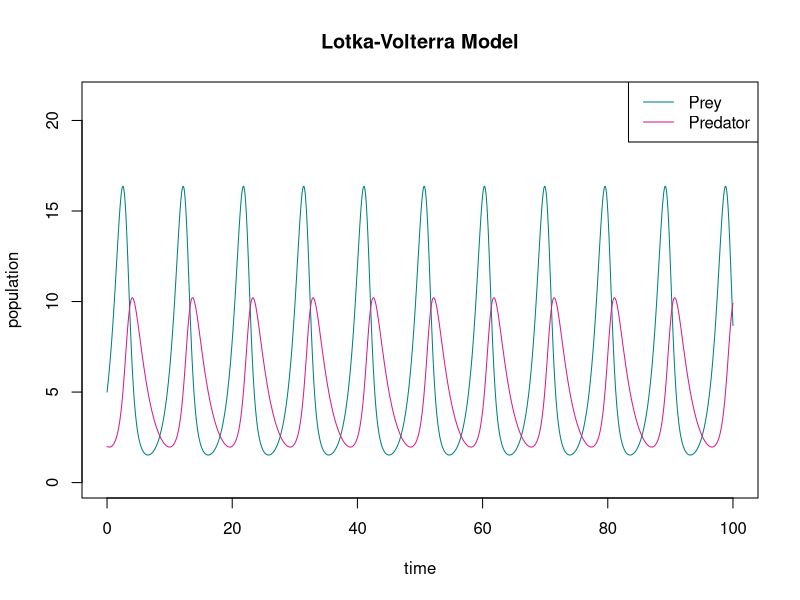
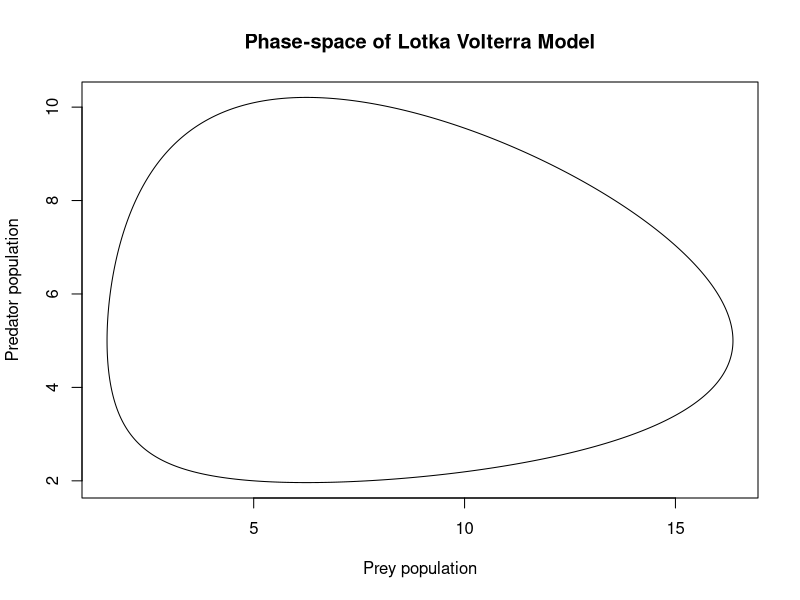
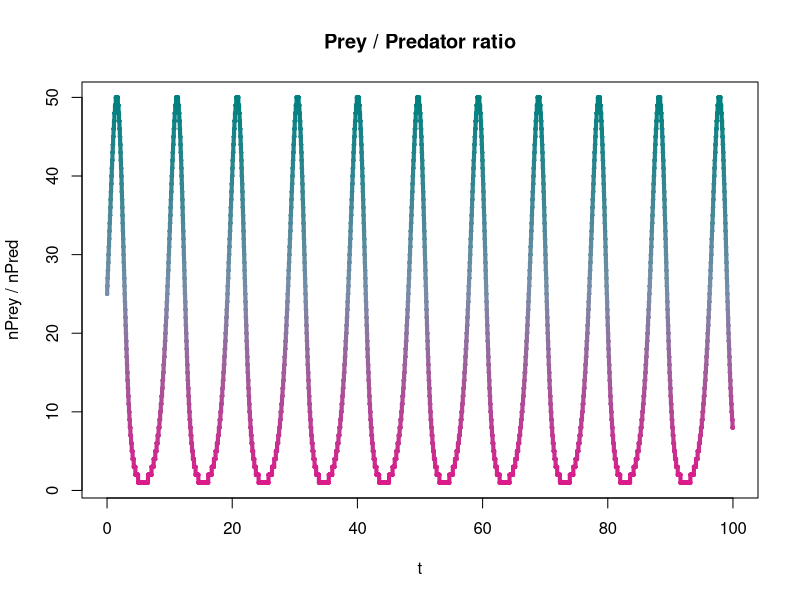
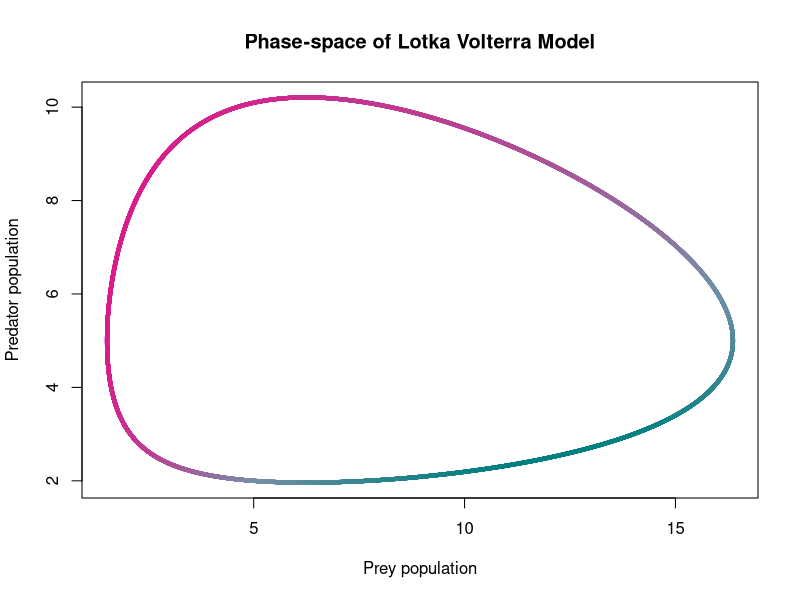
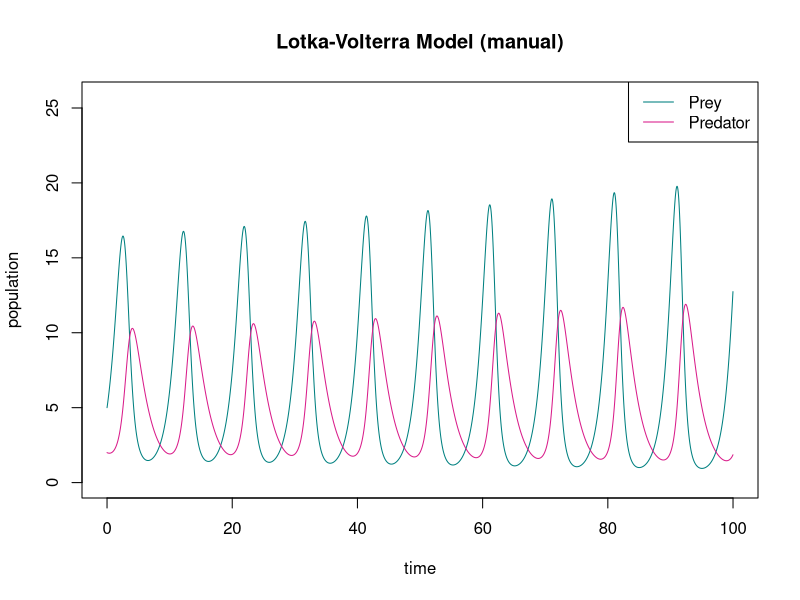
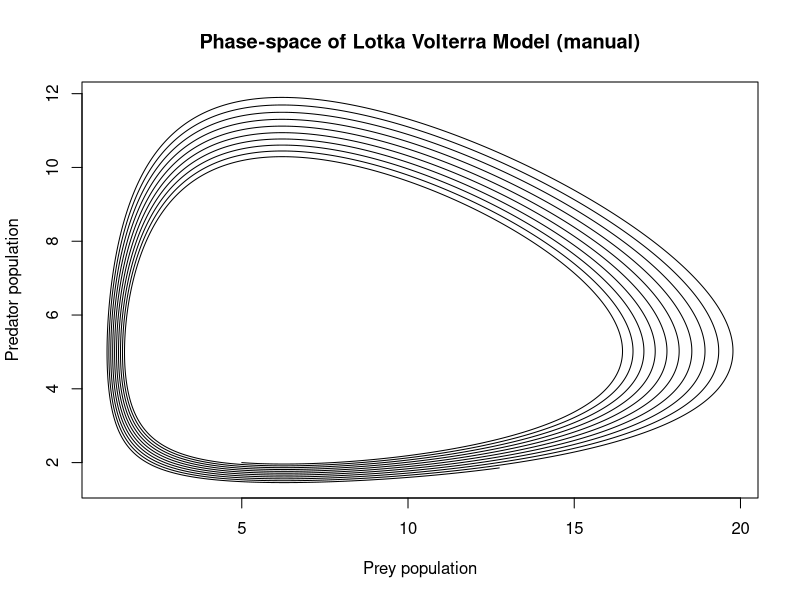

Reproduce these figures in R, in order.
# LotkaVolterra-ODE.R
#
# Purpose:  Demonstrate the Lotka-Volterra equation as an ODE.
#
# Version:  1.0
# Date:     2022-10-12
# Author:   Boris Steipe (boris.steipe@utoronto.ca)
#
#
# ToDo:
#
# Notes:

#   This code has its origins in a blog entry in "Mind of a Markov Chain" (2010)
#   that is no longer public. It was preserved in the R-Bloggers aggregation.
#   (Shout out to R-Bloggers: https://www.r-bloggers.com/). The link is
#   https://www.r-bloggers.com/2010/03/lotka-volterra-model%C2%A0%C2%A0intro/
#   The author of the original post is "apeescape". Apparently that post
#   (uncredited) inspired Green and Shou (2014) to a very much more detailed
#   exposition in a Methods in Molecular Biology chapter: "Modeling community
#   population dynamics with the open-source language R."
#   https://pubmed.ncbi.nlm.nih.gov/24838889/  (pdf available.)

# ==============================================================================


# ====  PACKAGES  ==============================================================
# Check that required packages have been installed. Install if needed.

if (! requireNamespace("deSolve", quietly=TRUE)) {
  install.packages("deSolve")
}
# Package information:
#  library(help = deSolve)       # basic information
#  browseVignettes("deSolve")    # available vignettes
#  data(package = "deSolve")     # available datasets

if (! requireNamespace("plotrix", quietly=TRUE)) {
  install.packages("plotrix")
}
# Package information:
#  library(help = plotrix)       # basic information
#  browseVignettes("plotrix")    # available vignettes
#  data(package = "plotrix")     # available datasets


# ====  FUNCTIONS  =============================================================


LVmod <- function(t, state, param) {
  # Purpose:
	#     Describe ...
	# Parameters:
	#     a: ...
	#     b: ...
	# Value:
	#     result: ...
	#
	#     preyGrowthRate
	#     predationRate
	#     predatorGrowthRate
	#     predatorLossRate
	#

  with(as.list(c(state, param)), {
    dPrey = (preyGrowthRate * nPrey) - (predationRate * nPrey * nPred)
    dPred = (predatorGrowthRate * nPrey * nPred) - (predatorLossRate * nPred)
    return(list(c(dPrey, dPred)))
  })
}



# ====  PROCESS  ===============================================================

Par <- c(preyGrowthRate = 1,
         predationRate = 0.2,
         predatorGrowthRate = 0.08,
         predatorLossRate = 0.5)

State <- c(nPrey = 5, nPred = 2)

Time <- seq(0, 100, by = 0.01)

out <- as.data.frame(deSolve::ode(func  = LVmod,
                                  y     = State,
                                  parms = Par,
                                  times = Time))
preyCol <- "#008080"
predCol <- "#d91c8a"

plot(out[, "time"], out[, "nPrey"],
     type = "l",
     col = preyCol,
     ylim = c(0, max(out[, "nPrey"] * 1.3)),
     xlab = "time", ylab = "population",
     main = "Lotka-Volterra Model")
lines(out[, "time"], out[, "nPred"],
      type = "l",
      col = predCol)

legend("topright", c("Prey", "Predator"),
       lty = c(1, 1), col = c(preyCol, predCol))

plot(out[ , "nPrey"], out[ , "nPred"],
     type="l",
     main = "Phase-space of Lotka Volterra Model",
     xlab = "Prey population",
     ylab = "Predator population")



# color vector: color by predator prey ratio in 50 steps

# 50 colors from preyCol to predCol
makeMyPal <- colorRampPalette(c(predCol, "#778fa8", preyCol))
myPal <- makeMyPal(50)

# utility function ...
normalize <- function(v) {
  i <- min(v, na.rm = TRUE)
  a <- max(v, na.rm = TRUE)
  v <- (v - i) / (a - i)
  return(v)
}

# fetch each row's color based on the prey / predator ratio
x <- round(normalize(out[, "nPrey"] / out[, "nPred"]) * 49) + 1
ppCol <- myPal[x]


# plot the ratio
plot(out[ , "time"], x,
     type="n",
     main = "Prey / Predator ratio",
     xlab = "t",
     ylab = "nPrey / nPred")
plotrix::color.scale.lines(out[ , "time"],
                           x,
                           col = ppCol,
                           lwd = 4)

# plot the phase-space
plot(out[ , "nPrey"], out[ , "nPred"],
     type="n",
     main = "Phase-space of Lotka Volterra Model",
     xlab = "Prey population",
     ylab = "Predator population")

plotrix::color.scale.lines(out[ , "nPrey"],
                           out[ , "nPred"],
                           col = ppCol,
                           lwd = 4)



# ====  Manual computation  =====================================================
# Cf. Green and Shou (2014)

LVmanual <- function(nPrey = 5,
                     nPred = 2,
                     preyGrowthRate = 1,
                     predationRate = 0.2,
                     predatorGrowthRate = 0.08,
                     predatorLossRate = 0.5,
                     Time = 100,
                     dt = 0.01) {
  N <- Time/dt
  outM <-  matrix(numeric(N * 3), ncol = 3)
  colnames(outM) <- c("time", "nPrey", "nPred")

  outM[1, ] <- c(0.0, nPrey, nPred)

  for (i in 2:N) {
    dPrey = ((preyGrowthRate * nPrey) -
             (predationRate * nPrey * nPred)) * dt
    dPred = ((predatorGrowthRate * nPrey * nPred) -
             (predatorLossRate * nPred)) * dt

    newPrey <- nPrey + dPrey
    newPred <- nPred + dPred

    outM[i, ] <- c((i-1) * dt, newPrey, newPred)

    nPrey <- newPrey
    nPred <- newPred
  }

  return(outM)
}

outM <- LVmanual()

plot(outM[, "time"], outM[, "nPrey"],
     type = "l",
     col = preyCol,
     ylim = c(0, max(outM[, "nPrey"] * 1.3)),
     xlab = "time", ylab = "population",
     main = "Lotka-Volterra Model (manual)")
lines(outM[, "time"], outM[, "nPred"],
      type = "l",
      col = predCol)

legend("topright", c("Prey", "Predator"),
       lty = c(1, 1), col = c(preyCol, predCol))

plot(outM[ , "nPrey"], outM[ , "nPred"],
     type="l",
     main = "Phase-space of Lotka Volterra Model (manual)",
     xlab = "Prey population",
     ylab = "Predator population")


# ====  Stochastic model  ======================================================






# ====  TESTS  =================================================================

if (FALSE) {





}

# [END]
